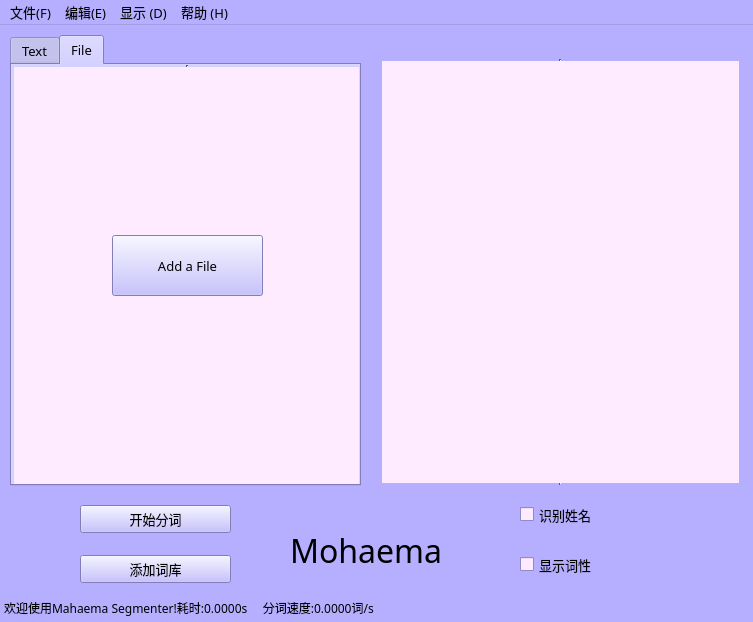
<?xml version="1.0" encoding="UTF-8"?>
<ui version="4.0">
 <class>Mohaema</class>
 <widget class="QMainWindow" name="Mohaema">
  <property name="geometry">
   <rect>
    <x>0</x>
    <y>0</y>
    <width>753</width>
    <height>622</height>
   </rect>
  </property>
  <property name="palette">
   <palette>
    <active>
     <colorrole role="WindowText">
      <brush brushstyle="SolidPattern">
       <color alpha="255">
        <red>0</red>
        <green>0</green>
        <blue>0</blue>
       </color>
      </brush>
     </colorrole>
     <colorrole role="Button">
      <brush brushstyle="SolidPattern">
       <color alpha="255">
        <red>182</red>
        <green>175</green>
        <blue>255</blue>
       </color>
      </brush>
     </colorrole>
     <colorrole role="Light">
      <brush brushstyle="SolidPattern">
       <color alpha="255">
        <red>255</red>
        <green>255</green>
        <blue>255</blue>
       </color>
      </brush>
     </colorrole>
     <colorrole role="Midlight">
      <brush brushstyle="SolidPattern">
       <color alpha="255">
        <red>218</red>
        <green>215</green>
        <blue>255</blue>
       </color>
      </brush>
     </colorrole>
     <colorrole role="Dark">
      <brush brushstyle="SolidPattern">
       <color alpha="255">
        <red>91</red>
        <green>87</green>
        <blue>127</blue>
       </color>
      </brush>
     </colorrole>
     <colorrole role="Mid">
      <brush brushstyle="SolidPattern">
       <color alpha="255">
        <red>121</red>
        <green>117</green>
        <blue>170</blue>
       </color>
      </brush>
     </colorrole>
     <colorrole role="Text">
      <brush brushstyle="SolidPattern">
       <color alpha="255">
        <red>0</red>
        <green>0</green>
        <blue>0</blue>
       </color>
      </brush>
     </colorrole>
     <colorrole role="BrightText">
      <brush brushstyle="SolidPattern">
       <color alpha="255">
        <red>255</red>
        <green>255</green>
        <blue>255</blue>
       </color>
      </brush>
     </colorrole>
     <colorrole role="ButtonText">
      <brush brushstyle="SolidPattern">
       <color alpha="255">
        <red>0</red>
        <green>0</green>
        <blue>0</blue>
       </color>
      </brush>
     </colorrole>
     <colorrole role="Base">
      <brush brushstyle="SolidPattern">
       <color alpha="255">
        <red>255</red>
        <green>235</green>
        <blue>255</blue>
       </color>
      </brush>
     </colorrole>
     <colorrole role="Window">
      <brush brushstyle="SolidPattern">
       <color alpha="255">
        <red>182</red>
        <green>175</green>
        <blue>255</blue>
       </color>
      </brush>
     </colorrole>
     <colorrole role="Shadow">
      <brush brushstyle="SolidPattern">
       <color alpha="255">
        <red>0</red>
        <green>0</green>
        <blue>0</blue>
       </color>
      </brush>
     </colorrole>
     <colorrole role="AlternateBase">
      <brush brushstyle="SolidPattern">
       <color alpha="255">
        <red>218</red>
        <green>215</green>
        <blue>255</blue>
       </color>
      </brush>
     </colorrole>
     <colorrole role="ToolTipBase">
      <brush brushstyle="SolidPattern">
       <color alpha="255">
        <red>255</red>
        <green>255</green>
        <blue>220</blue>
       </color>
      </brush>
     </colorrole>
     <colorrole role="ToolTipText">
      <brush brushstyle="SolidPattern">
       <color alpha="255">
        <red>0</red>
        <green>0</green>
        <blue>0</blue>
       </color>
      </brush>
     </colorrole>
    </active>
    <inactive>
     <colorrole role="WindowText">
      <brush brushstyle="SolidPattern">
       <color alpha="255">
        <red>0</red>
        <green>0</green>
        <blue>0</blue>
       </color>
      </brush>
     </colorrole>
     <colorrole role="Button">
      <brush brushstyle="SolidPattern">
       <color alpha="255">
        <red>182</red>
        <green>175</green>
        <blue>255</blue>
       </color>
      </brush>
     </colorrole>
     <colorrole role="Light">
      <brush brushstyle="SolidPattern">
       <color alpha="255">
        <red>255</red>
        <green>255</green>
        <blue>255</blue>
       </color>
      </brush>
     </colorrole>
     <colorrole role="Midlight">
      <brush brushstyle="SolidPattern">
       <color alpha="255">
        <red>218</red>
        <green>215</green>
        <blue>255</blue>
       </color>
      </brush>
     </colorrole>
     <colorrole role="Dark">
      <brush brushstyle="SolidPattern">
       <color alpha="255">
        <red>91</red>
        <green>87</green>
        <blue>127</blue>
       </color>
      </brush>
     </colorrole>
     <colorrole role="Mid">
      <brush brushstyle="SolidPattern">
       <color alpha="255">
        <red>121</red>
        <green>117</green>
        <blue>170</blue>
       </color>
      </brush>
     </colorrole>
     <colorrole role="Text">
      <brush brushstyle="SolidPattern">
       <color alpha="255">
        <red>0</red>
        <green>0</green>
        <blue>0</blue>
       </color>
      </brush>
     </colorrole>
     <colorrole role="BrightText">
      <brush brushstyle="SolidPattern">
       <color alpha="255">
        <red>255</red>
        <green>255</green>
        <blue>255</blue>
       </color>
      </brush>
     </colorrole>
     <colorrole role="ButtonText">
      <brush brushstyle="SolidPattern">
       <color alpha="255">
        <red>0</red>
        <green>0</green>
        <blue>0</blue>
       </color>
      </brush>
     </colorrole>
     <colorrole role="Base">
      <brush brushstyle="SolidPattern">
       <color alpha="255">
        <red>255</red>
        <green>235</green>
        <blue>255</blue>
       </color>
      </brush>
     </colorrole>
     <colorrole role="Window">
      <brush brushstyle="SolidPattern">
       <color alpha="255">
        <red>182</red>
        <green>175</green>
        <blue>255</blue>
       </color>
      </brush>
     </colorrole>
     <colorrole role="Shadow">
      <brush brushstyle="SolidPattern">
       <color alpha="255">
        <red>0</red>
        <green>0</green>
        <blue>0</blue>
       </color>
      </brush>
     </colorrole>
     <colorrole role="AlternateBase">
      <brush brushstyle="SolidPattern">
       <color alpha="255">
        <red>218</red>
        <green>215</green>
        <blue>255</blue>
       </color>
      </brush>
     </colorrole>
     <colorrole role="ToolTipBase">
      <brush brushstyle="SolidPattern">
       <color alpha="255">
        <red>255</red>
        <green>255</green>
        <blue>220</blue>
       </color>
      </brush>
     </colorrole>
     <colorrole role="ToolTipText">
      <brush brushstyle="SolidPattern">
       <color alpha="255">
        <red>0</red>
        <green>0</green>
        <blue>0</blue>
       </color>
      </brush>
     </colorrole>
    </inactive>
    <disabled>
     <colorrole role="WindowText">
      <brush brushstyle="SolidPattern">
       <color alpha="255">
        <red>91</red>
        <green>87</green>
        <blue>127</blue>
       </color>
      </brush>
     </colorrole>
     <colorrole role="Button">
      <brush brushstyle="SolidPattern">
       <color alpha="255">
        <red>182</red>
        <green>175</green>
        <blue>255</blue>
       </color>
      </brush>
     </colorrole>
     <colorrole role="Light">
      <brush brushstyle="SolidPattern">
       <color alpha="255">
        <red>255</red>
        <green>255</green>
        <blue>255</blue>
       </color>
      </brush>
     </colorrole>
     <colorrole role="Midlight">
      <brush brushstyle="SolidPattern">
       <color alpha="255">
        <red>218</red>
        <green>215</green>
        <blue>255</blue>
       </color>
      </brush>
     </colorrole>
     <colorrole role="Dark">
      <brush brushstyle="SolidPattern">
       <color alpha="255">
        <red>91</red>
        <green>87</green>
        <blue>127</blue>
       </color>
      </brush>
     </colorrole>
     <colorrole role="Mid">
      <brush brushstyle="SolidPattern">
       <color alpha="255">
        <red>121</red>
        <green>117</green>
        <blue>170</blue>
       </color>
      </brush>
     </colorrole>
     <colorrole role="Text">
      <brush brushstyle="SolidPattern">
       <color alpha="255">
        <red>91</red>
        <green>87</green>
        <blue>127</blue>
       </color>
      </brush>
     </colorrole>
     <colorrole role="BrightText">
      <brush brushstyle="SolidPattern">
       <color alpha="255">
        <red>255</red>
        <green>255</green>
        <blue>255</blue>
       </color>
      </brush>
     </colorrole>
     <colorrole role="ButtonText">
      <brush brushstyle="SolidPattern">
       <color alpha="255">
        <red>91</red>
        <green>87</green>
        <blue>127</blue>
       </color>
      </brush>
     </colorrole>
     <colorrole role="Base">
      <brush brushstyle="SolidPattern">
       <color alpha="255">
        <red>182</red>
        <green>175</green>
        <blue>255</blue>
       </color>
      </brush>
     </colorrole>
     <colorrole role="Window">
      <brush brushstyle="SolidPattern">
       <color alpha="255">
        <red>182</red>
        <green>175</green>
        <blue>255</blue>
       </color>
      </brush>
     </colorrole>
     <colorrole role="Shadow">
      <brush brushstyle="SolidPattern">
       <color alpha="255">
        <red>0</red>
        <green>0</green>
        <blue>0</blue>
       </color>
      </brush>
     </colorrole>
     <colorrole role="AlternateBase">
      <brush brushstyle="SolidPattern">
       <color alpha="255">
        <red>182</red>
        <green>175</green>
        <blue>255</blue>
       </color>
      </brush>
     </colorrole>
     <colorrole role="ToolTipBase">
      <brush brushstyle="SolidPattern">
       <color alpha="255">
        <red>255</red>
        <green>255</green>
        <blue>220</blue>
       </color>
      </brush>
     </colorrole>
     <colorrole role="ToolTipText">
      <brush brushstyle="SolidPattern">
       <color alpha="255">
        <red>0</red>
        <green>0</green>
        <blue>0</blue>
       </color>
      </brush>
     </colorrole>
    </disabled>
   </palette>
  </property>
  <property name="font">
   <font>
    <family>楷体</family>
    <pointsize>10</pointsize>
   </font>
  </property>
  <property name="acceptDrops">
   <bool>false</bool>
  </property>
  <property name="windowTitle">
   <string>Mohaema segmenter</string>
  </property>
  <property name="windowIcon">
   <iconset>
    <normaloff>icon.png</normaloff>icon.png</iconset>
  </property>
  <property name="tabShape">
   <enum>QTabWidget::Triangular</enum>
  </property>
  <widget class="QWidget" name="main">
   <widget class="QPushButton" name="addword">
    <property name="geometry">
     <rect>
      <x>80</x>
      <y>530</y>
      <width>151</width>
      <height>28</height>
     </rect>
    </property>
    <property name="text">
     <string>添加词库</string>
    </property>
   </widget>
   <widget class="QPushButton" name="start">
    <property name="geometry">
     <rect>
      <x>80</x>
      <y>480</y>
      <width>151</width>
      <height>28</height>
     </rect>
    </property>
    <property name="text">
     <string>开始分词</string>
    </property>
   </widget>
   <widget class="QTextBrowser" name="Output">
    <property name="geometry">
     <rect>
      <x>380</x>
      <y>34</y>
      <width>361</width>
      <height>426</height>
     </rect>
    </property>
    <property name="font">
     <font>
      <family>华文楷体</family>
      <pointsize>10</pointsize>
     </font>
    </property>
    <property name="cursor" stdset="0">
     <cursorShape>ArrowCursor</cursorShape>
    </property>
    <property name="frameShape">
     <enum>QFrame::VLine</enum>
    </property>
   </widget>
   <widget class="QCheckBox" name="checkBox">
    <property name="geometry">
     <rect>
      <x>520</x>
      <y>480</y>
      <width>101</width>
      <height>19</height>
     </rect>
    </property>
    <property name="text">
     <string>识别姓名</string>
    </property>
   </widget>
   <widget class="QCheckBox" name="checkBox_2">
    <property name="geometry">
     <rect>
      <x>520</x>
      <y>530</y>
      <width>101</width>
      <height>19</height>
     </rect>
    </property>
    <property name="text">
     <string>显示词性</string>
    </property>
   </widget>
   <widget class="QTabWidget" name="Left">
    <property name="geometry">
     <rect>
      <x>10</x>
      <y>10</y>
      <width>351</width>
      <height>451</height>
     </rect>
    </property>
    <property name="currentIndex">
     <number>1</number>
    </property>
    <property name="elideMode">
     <enum>Qt::ElideNone</enum>
    </property>
    <widget class="QWidget" name="tab">
     <attribute name="title">
      <string>Text</string>
     </attribute>
     <widget class="QTextEdit" name="Input">
      <property name="geometry">
       <rect>
        <x>0</x>
        <y>0</y>
        <width>351</width>
        <height>431</height>
       </rect>
      </property>
      <property name="palette">
       <palette>
        <active>
         <colorrole role="Base">
          <brush brushstyle="SolidPattern">
           <color alpha="255">
            <red>255</red>
            <green>235</green>
            <blue>255</blue>
           </color>
          </brush>
         </colorrole>
        </active>
        <inactive>
         <colorrole role="Base">
          <brush brushstyle="SolidPattern">
           <color alpha="255">
            <red>255</red>
            <green>235</green>
            <blue>255</blue>
           </color>
          </brush>
         </colorrole>
        </inactive>
        <disabled>
         <colorrole role="Base">
          <brush brushstyle="SolidPattern">
           <color alpha="255">
            <red>182</red>
            <green>175</green>
            <blue>255</blue>
           </color>
          </brush>
         </colorrole>
        </disabled>
       </palette>
      </property>
      <property name="font">
       <font>
        <family>华文楷体</family>
        <pointsize>10</pointsize>
       </font>
      </property>
      <property name="cursor" stdset="0">
       <cursorShape>IBeamCursor</cursorShape>
      </property>
      <property name="frameShape">
       <enum>QFrame::VLine</enum>
      </property>
     </widget>
    </widget>
    <widget class="QWidget" name="tab_2">
     <attribute name="title">
      <string>File</string>
     </attribute>
     <widget class="QPushButton" name="AddFile">
      <property name="geometry">
       <rect>
        <x>100</x>
        <y>170</y>
        <width>151</width>
        <height>61</height>
       </rect>
      </property>
      <property name="text">
       <string>Add a File</string>
      </property>
     </widget>
     <widget class="QTextBrowser" name="textBrowser">
      <property name="geometry">
       <rect>
        <x>0</x>
        <y>0</y>
        <width>351</width>
        <height>431</height>
       </rect>
      </property>
      <property name="frameShape">
       <enum>QFrame::VLine</enum>
      </property>
     </widget>
     <zorder>textBrowser</zorder>
     <zorder>AddFile</zorder>
    </widget>
   </widget>
   <widget class="QLabel" name="label">
    <property name="geometry">
     <rect>
      <x>290</x>
      <y>480</y>
      <width>191</width>
      <height>91</height>
     </rect>
    </property>
    <property name="font">
     <font>
      <family>Ruthless Drippin ONE</family>
      <pointsize>24</pointsize>
      <weight>50</weight>
      <bold>false</bold>
     </font>
    </property>
    <property name="text">
     <string>Mohaema</string>
    </property>
   </widget>
   <widget class="QTextBrowser" name="time_speed">
    <property name="geometry">
     <rect>
      <x>0</x>
      <y>570</y>
      <width>611</width>
      <height>31</height>
     </rect>
    </property>
    <property name="palette">
     <palette>
      <active>
       <colorrole role="Base">
        <brush brushstyle="SolidPattern">
         <color alpha="255">
          <red>182</red>
          <green>175</green>
          <blue>255</blue>
         </color>
        </brush>
       </colorrole>
      </active>
      <inactive>
       <colorrole role="Base">
        <brush brushstyle="SolidPattern">
         <color alpha="255">
          <red>182</red>
          <green>175</green>
          <blue>255</blue>
         </color>
        </brush>
       </colorrole>
      </inactive>
      <disabled>
       <colorrole role="Base">
        <brush brushstyle="SolidPattern">
         <color alpha="255">
          <red>182</red>
          <green>175</green>
          <blue>255</blue>
         </color>
        </brush>
       </colorrole>
      </disabled>
     </palette>
    </property>
    <property name="font">
     <font>
      <pointsize>9</pointsize>
     </font>
    </property>
    <property name="frameShape">
     <enum>QFrame::NoFrame</enum>
    </property>
    <property name="frameShadow">
     <enum>QFrame::Sunken</enum>
    </property>
    <property name="html">
     <string>&lt;!DOCTYPE HTML PUBLIC &quot;-//W3C//DTD HTML 4.0//EN&quot; &quot;http://www.w3.org/TR/REC-html40/strict.dtd&quot;&gt;
&lt;html&gt;&lt;head&gt;&lt;meta name=&quot;qrichtext&quot; content=&quot;1&quot; /&gt;&lt;style type=&quot;text/css&quot;&gt;
p, li { white-space: pre-wrap; }
&lt;/style&gt;&lt;/head&gt;&lt;body style=&quot; font-family:'楷体'; font-size:9pt; font-weight:400; font-style:normal;&quot;&gt;
&lt;p style=&quot; margin-top:0px; margin-bottom:0px; margin-left:0px; margin-right:0px; -qt-block-indent:0; text-indent:0px;&quot;&gt;欢迎使用Mahaema Segmenter!耗时:0.0000s     分词速度:0.0000词/s&lt;/p&gt;&lt;/body&gt;&lt;/html&gt;</string>
    </property>
   </widget>
  </widget>
  <widget class="QMenuBar" name="menuBar">
   <property name="geometry">
    <rect>
     <x>0</x>
     <y>0</y>
     <width>753</width>
     <height>26</height>
    </rect>
   </property>
   <widget class="QMenu" name="menu_F">
    <property name="title">
     <string>文件(F)</string>
    </property>
    <addaction name="import_1"/>
    <addaction name="Go"/>
    <addaction name="SaveFile"/>
    <addaction name="Clear"/>
    <addaction name="separator"/>
    <addaction name="Exit"/>
   </widget>
   <widget class="QMenu" name="menu">
    <property name="title">
     <string>编辑(E)</string>
    </property>
    <addaction name="action_Ctrl_Z"/>
    <addaction name="action_Ctrl_Y"/>
    <addaction name="action_Ctrl_X"/>
    <addaction name="action_Ctrl_C"/>
    <addaction name="action_Ctrl_V"/>
   </widget>
   <widget class="QMenu" name="menu_W">
    <property name="title">
     <string>显示 (D)</string>
    </property>
    <widget class="QMenu" name="segmentpattern">
     <property name="title">
      <string>分隔符</string>
     </property>
     <addaction name="space_"/>
     <addaction name="vertical_"/>
     <addaction name="left_sider"/>
    </widget>
    <addaction name="segmentpattern"/>
   </widget>
   <widget class="QMenu" name="menu_H">
    <property name="title">
     <string>帮助 (H)</string>
    </property>
    <addaction name="get_help"/>
    <addaction name="about_"/>
   </widget>
   <addaction name="menu_F"/>
   <addaction name="menu"/>
   <addaction name="menu_W"/>
   <addaction name="menu_H"/>
  </widget>
  <action name="action_7">
   <property name="text">
    <string>剪切 (ctrl+X)</string>
   </property>
  </action>
  <action name="action_11">
   <property name="text">
    <string>自动换行</string>
   </property>
  </action>
  <action name="action_12">
   <property name="text">
    <string>查看帮助</string>
   </property>
  </action>
  <action name="action_13">
   <property name="text">
    <string>关于</string>
   </property>
  </action>
  <action name="action_14">
   <property name="text">
    <string>字体</string>
   </property>
  </action>
  <action name="import_1">
   <property name="icon">
    <iconset>
     <normaloff>New Icons/ICO/Add.ico</normaloff>New Icons/ICO/Add.ico</iconset>
   </property>
   <property name="text">
    <string>导入文本(Ctrl+I)</string>
   </property>
   <property name="whatsThis">
    <string>Import a file as input</string>
   </property>
   <property name="shortcut">
    <string>Ctrl+I</string>
   </property>
  </action>
  <action name="SaveFile">
   <property name="checkable">
    <bool>true</bool>
   </property>
   <property name="icon">
    <iconset>
     <normaloff>New Icons/save.png</normaloff>New Icons/save.png</iconset>
   </property>
   <property name="text">
    <string>保存文本(Ctrl+S)</string>
   </property>
   <property name="whatsThis">
    <string>Save output text as a new file</string>
   </property>
   <property name="shortcut">
    <string>Ctrl+S</string>
   </property>
  </action>
  <action name="Go">
   <property name="checkable">
    <bool>true</bool>
   </property>
   <property name="icon">
    <iconset>
     <normaloff>New Icons/png/48x48/play.png</normaloff>New Icons/png/48x48/play.png</iconset>
   </property>
   <property name="text">
    <string>开始分词(Ctrl+G)</string>
   </property>
   <property name="whatsThis">
    <string>Start segment</string>
   </property>
   <property name="shortcut">
    <string>Ctrl+G</string>
   </property>
  </action>
  <action name="action_Ctrl_Z">
   <property name="icon">
    <iconset>
     <normaloff>New Icons/03/16/13.png</normaloff>New Icons/03/16/13.png</iconset>
   </property>
   <property name="text">
    <string>撤销 (Ctrl+Z)</string>
   </property>
   <property name="whatsThis">
    <string>redo</string>
   </property>
   <property name="shortcut">
    <string>Ctrl+Z</string>
   </property>
  </action>
  <action name="action_Ctrl_C">
   <property name="icon">
    <iconset>
     <normaloff>New Icons/ICO/Copy.ico</normaloff>New Icons/ICO/Copy.ico</iconset>
   </property>
   <property name="text">
    <string>复制 (Ctrl+C)</string>
   </property>
   <property name="whatsThis">
    <string>copy</string>
   </property>
   <property name="shortcut">
    <string>Ctrl+C</string>
   </property>
  </action>
  <action name="action_Ctrl_V">
   <property name="enabled">
    <bool>true</bool>
   </property>
   <property name="icon">
    <iconset>
     <normaloff>New Icons/ICO/Paste.ico</normaloff>New Icons/ICO/Paste.ico</iconset>
   </property>
   <property name="text">
    <string>粘贴 (Ctrl+V)</string>
   </property>
   <property name="whatsThis">
    <string>paste</string>
   </property>
   <property name="shortcut">
    <string>Ctrl+V</string>
   </property>
  </action>
  <action name="action_del">
   <property name="icon">
    <iconset>
     <normaloff>New Icons/ICO/Delete_01.ico</normaloff>New Icons/ICO/Delete_01.ico</iconset>
   </property>
   <property name="text">
    <string>删除 (del)</string>
   </property>
   <property name="whatsThis">
    <string>delete</string>
   </property>
   <property name="shortcut">
    <string>Del</string>
   </property>
  </action>
  <action name="action_16">
   <property name="checkable">
    <bool>true</bool>
   </property>
   <property name="checked">
    <bool>true</bool>
   </property>
   <property name="icon">
    <iconset>
     <normaloff>New Icons/02/16/03.png</normaloff>New Icons/02/16/03.png</iconset>
   </property>
   <property name="text">
    <string>显示运行时间</string>
   </property>
   <property name="whatsThis">
    <string>show running time</string>
   </property>
  </action>
  <action name="action_17">
   <property name="checkable">
    <bool>true</bool>
   </property>
   <property name="checked">
    <bool>true</bool>
   </property>
   <property name="icon">
    <iconset>
     <normaloff>New Icons/ICO/Chart.ico</normaloff>New Icons/ICO/Chart.ico</iconset>
   </property>
   <property name="text">
    <string>显示分词速度</string>
   </property>
   <property name="whatsThis">
    <string>show segmenting speed</string>
   </property>
  </action>
  <action name="space_">
   <property name="text">
    <string>空格</string>
   </property>
  </action>
  <action name="star_">
   <property name="text">
    <string>*</string>
   </property>
  </action>
  <action name="left_sider">
   <property name="text">
    <string>/</string>
   </property>
  </action>
  <action name="right_sider">
   <property name="text">
    <string>\</string>
   </property>
  </action>
  <action name="Exit">
   <property name="checkable">
    <bool>true</bool>
   </property>
   <property name="checked">
    <bool>false</bool>
   </property>
   <property name="icon">
    <iconset>
     <normaloff>New Icons/ICO/Door.ico</normaloff>New Icons/ICO/Door.ico</iconset>
   </property>
   <property name="text">
    <string>退出 (Alt+F4)</string>
   </property>
   <property name="whatsThis">
    <string>Exit application</string>
   </property>
  </action>
  <action name="get_help">
   <property name="icon">
    <iconset>
     <normaloff>New Icons/help.png</normaloff>New Icons/help.png</iconset>
   </property>
   <property name="text">
    <string>查看帮助</string>
   </property>
   <property name="whatsThis">
    <string>help</string>
   </property>
   <property name="shortcut">
    <string>F1</string>
   </property>
  </action>
  <action name="about_">
   <property name="icon">
    <iconset>
     <normaloff>New Icons/ICO/User Info.ico</normaloff>New Icons/ICO/User Info.ico</iconset>
   </property>
   <property name="text">
    <string>关于</string>
   </property>
  </action>
  <action name="Clear">
   <property name="checkable">
    <bool>true</bool>
   </property>
   <property name="icon">
    <iconset>
     <normaloff>New Icons/png/48x48/note_remove.png</normaloff>New Icons/png/48x48/note_remove.png</iconset>
   </property>
   <property name="text">
    <string>清空文本 (Ctrl+R)</string>
   </property>
   <property name="whatsThis">
    <string>clear text</string>
   </property>
   <property name="shortcut">
    <string>Ctrl+R</string>
   </property>
  </action>
  <action name="action_Ctrl_X">
   <property name="icon">
    <iconset>
     <normaloff>New Icons/13341408.png</normaloff>New Icons/13341408.png</iconset>
   </property>
   <property name="text">
    <string>剪切 (Ctrl+X)</string>
   </property>
   <property name="shortcut">
    <string>Ctrl+X</string>
   </property>
  </action>
  <action name="action_Ctrl_Y">
   <property name="icon">
    <iconset>
     <normaloff>New Icons/03/16/15.png</normaloff>New Icons/03/16/15.png</iconset>
   </property>
   <property name="text">
    <string>恢复 (Ctrl+Y)</string>
   </property>
   <property name="shortcut">
    <string>Ctrl+Y</string>
   </property>
  </action>
  <action name="vertical_">
   <property name="text">
    <string>|</string>
   </property>
  </action>
 </widget>
 <resources/>
 <connections/>
</ui>
